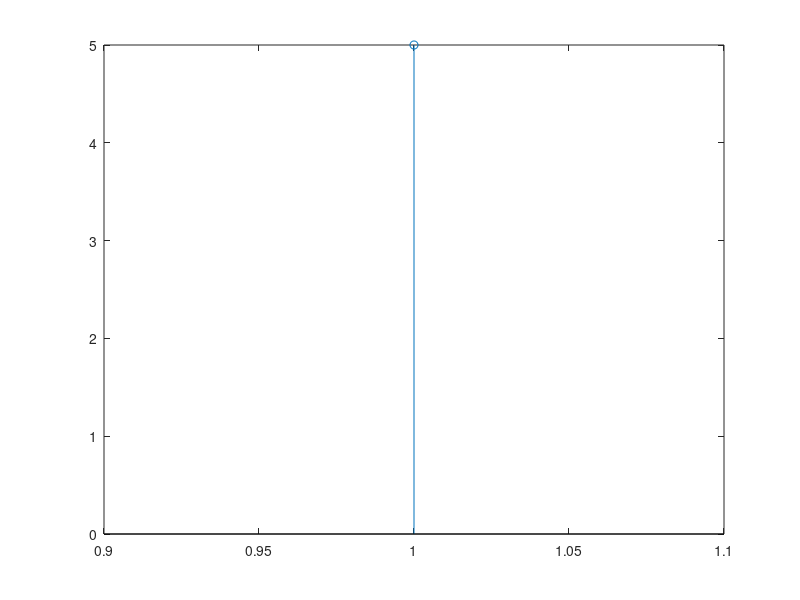
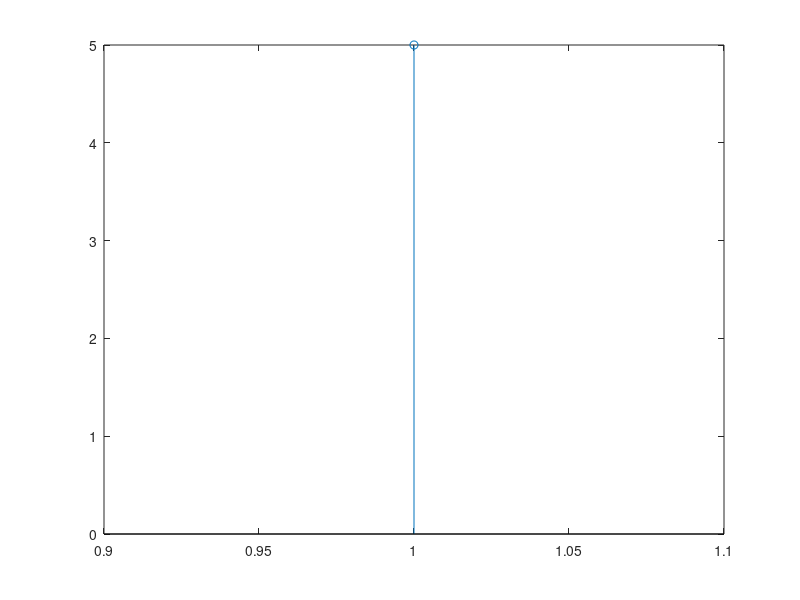
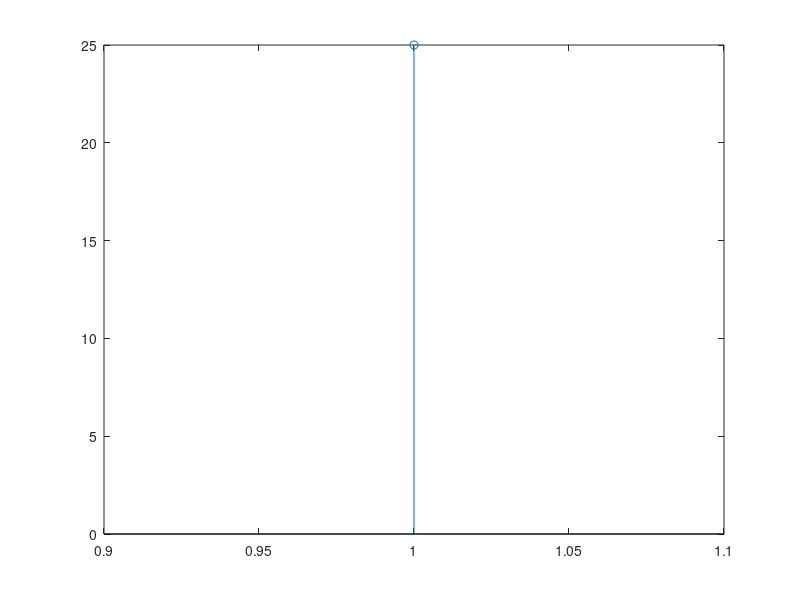

The MATLAB script that drew these images, in order:
clc;
clear all;
close all;
x = input('Enter x value: ');
h = input('Enter h value: ');
m = length(x);
n = length(h);
X = [x zeros(1,n)];
H = [h zeros(1,m)];
for i = 1:m+n-1
    y(i) = 0;
    for j = 1:m
        if (i-j+1)>0
            y(i) = y(i) + X(j) * H(i-j+1);
        else
        end
    end
end
disp('coverted output is')
disp(y)
figure;stem(x);
figure;stem(h);
figure;stem(y);

        